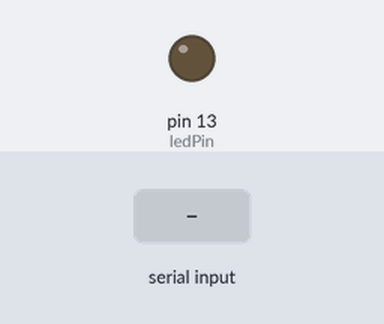
A sketch run on a simulated Arduino Uno, built with avr-gcc and run on an emulated ATmega328P. Shown: output pins drawn as LEDs (lit = HIGH). Dashed ring = blinking. The inputs (shaded band) are chosen by the test bench.

Above: at 1.2 s.
1.3 s: "blink\n" received over Serial
At 1.7 s:
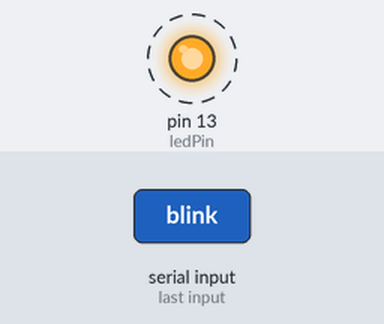
Timing chart, 0 to 7.8 s (numbered marks = the images above; inputs shaded):
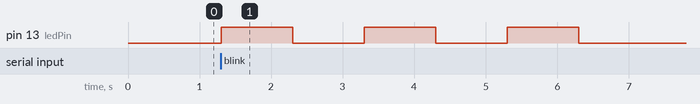

The sketch:

employee.ino
```cpp
//basic functions to prove it works, no extra things needed like before.

int ledPin = LED_BUILTIN; //on board yellow led

void setup() {
  pinMode(ledPin, OUTPUT);
  Serial.begin(115200); //I have the uno4 wifi, use the serial based on your board and use that value on the on pi aswell
}

void loop() {
  if (Serial.available() > 0) {
    String input = Serial.readStringUntil('\n'); //continuously reads from the pi until stopped with ctrl c
    if (input == "on") {
      digitalWrite(ledPin, HIGH);
    } else if (input == "off") {
      digitalWrite(ledPin, LOW);
    } else if (input == "blink") {
      for (int i = 0; i < 3; i++) {
        digitalWrite(ledPin, HIGH);
        delay(1000);
        digitalWrite(ledPin, LOW);
        delay(1000);
      }
    }
  }
}
```

Measured:
- after the input at 1.3 s, pin 13 (ledPin): alternates HIGH for 1.0 s and LOW for 1.0 s, 6 changes in all, then stays LOW, starting at once
